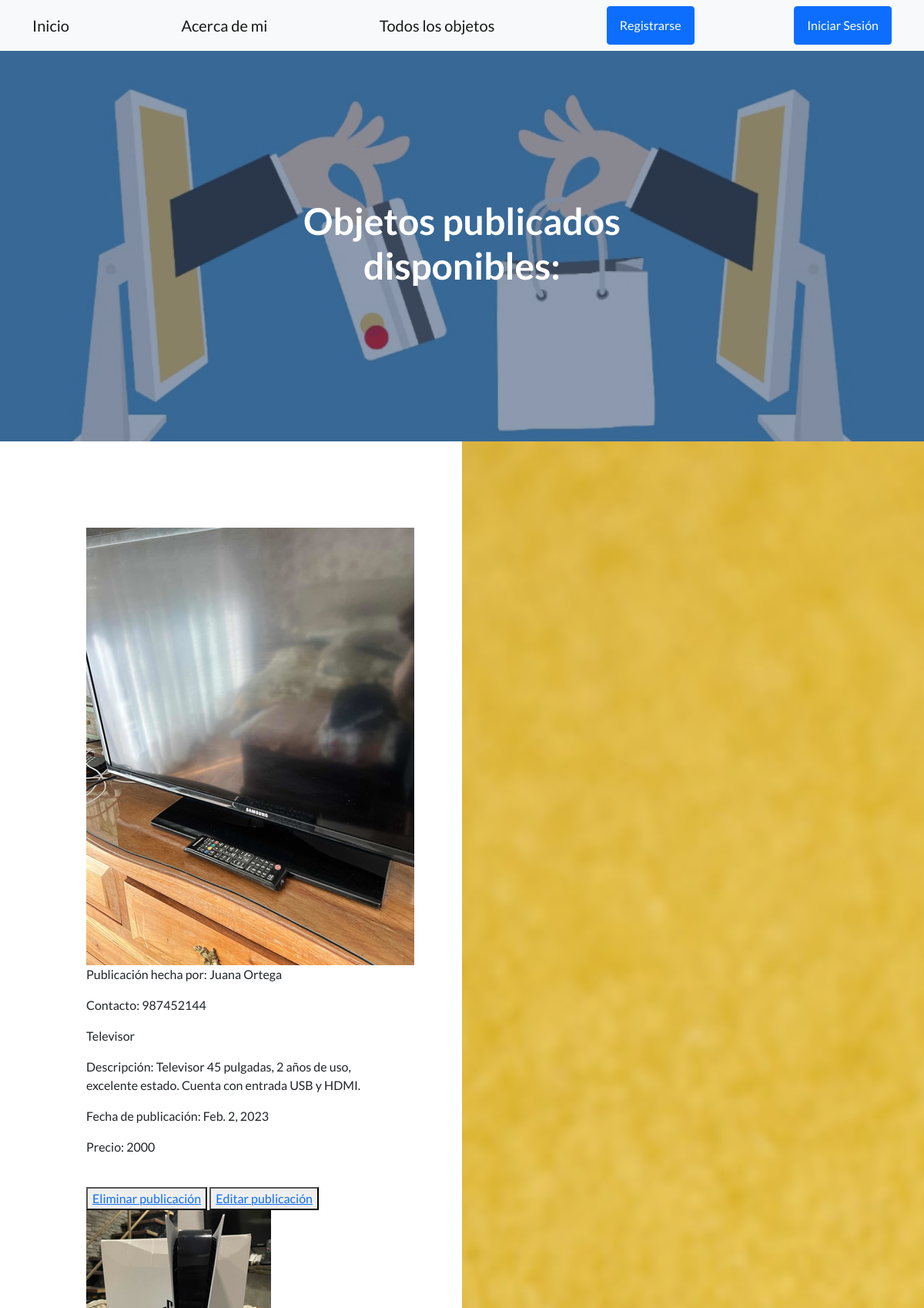
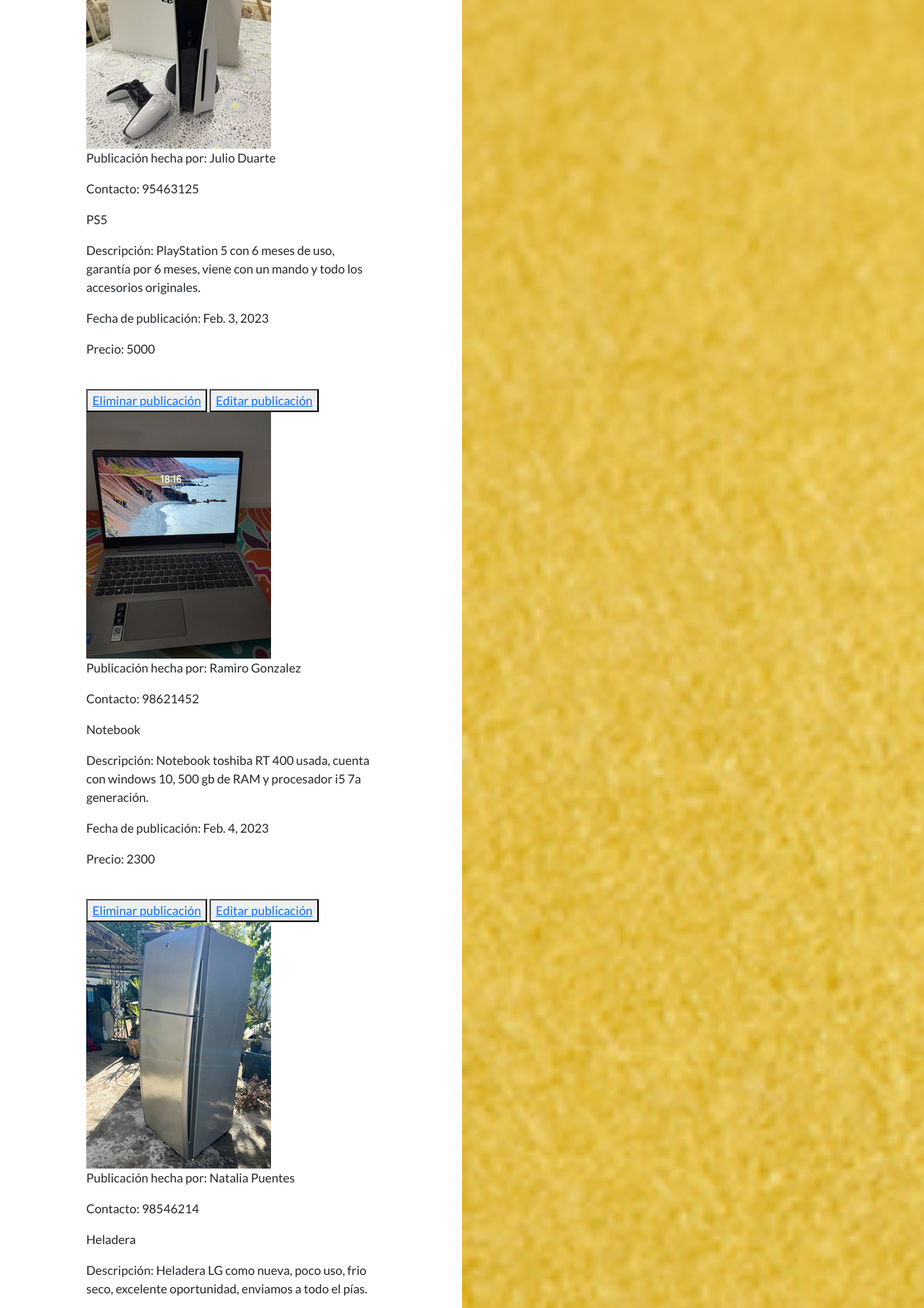
Screenshot of /AppCoder/verobjetos (upper part) with the database file from the repository (2 pictures, top to bottom).
### AppCoder/models.py (models this page shows, shortened)
class ObjetoVenta(models.Model):
    nombre = models.CharField(max_length=60, null=True)
    apellido = models.CharField(max_length=60, null=True)
    contacto = models.IntegerField(blank=True, null=True)
    objeto = models.CharField(max_length=60)
    descripcion = models.TextField(max_length=300)
    fecha = models.DateField()
    precio = models.IntegerField(blank=True, null=True)
    imagen = models.ImageField(upload_to="imagenes", null=True, blank=True)

### AppCoder/views.py (the view)
# urls.py: path('verobjetos', verObjetos, name="Verobjetos"),
def verObjetos(request):
    objetos = ObjetoVenta.objects.all()
    contexto = {"objects": objetos}
    return render(request, 'AppCoder/verObjetos.html', contexto)

### AppCoder/templates/AppCoder/verObjetos.html (shortened to what this page needs)
{% extends "AppCoder/padre.html" %}
{% load static %}
{% block principal %}
<h1>Objetos publicados disponibles:</h1>
{% endblock %}
{% block body %}
{% for obj in objects %}
<img src="{{obj.imagen.url}}" alt="No hay imágen">
<p>Publicación hecha por: {{obj.nombre}} {{obj.apellido}}</p>
<p>Contacto: {{obj.contacto}}</p>
<p>{{obj.objeto}}</p>
<p>Descripción: {{obj.descripcion}}</p>
<p>Fecha de publicación: {{obj.fecha}}</p>
<p>Precio: {{obj.precio}}</p>
<br>
<button>
    <a href="{% url 'Eliminarobjeto' obj.objeto %}">Eliminar publicación</a>
</button>
<button>
    <a href="{% url 'Editarobjeto' obj.objeto %}">Editar publicación</a>
</button>
{% endfor %}
{% endblock %}

### AppCoder/templates/AppCoder/padre.html (shortened to what this page needs)
<!DOCTYPE html>
<html lang="en">
    <head>
        {% load static %}
        <link href="https://cdn.jsdelivr.net/npm/bootstrap-icons@1.5.0/font/bootstrap-icons.css" rel="stylesheet" type="text/css" />
        <link href="{% static 'AppCoder/css/styles.css' %}" rel="stylesheet" />
    </head>
    <body>
        <nav class="navbar navbar-light bg-light static-top">
            <div class="container">
                <a class="navbar-brand" href="{% url 'Inicio' %}">Inicio</a>
                <a class="navbar-brand" href="{% url 'About' %}">Acerca de mi</a>
                <a class="navbar-brand" href="{% url 'Verobjetos' %}">Todos los objetos</a>
                {% if request.user.is_authenticated %}
                <a class="navbar-brand" href="{% url 'Venta' %}">Publicar objeto</a>
                <a class="btn btn-primary" href="{% url 'EditarUsuario'  %}">Editar Usuario</a>
                <a class="btn btn-primary" href="{% url 'Logout'  %}">Cerrar Sesión</a>
                <p>Sesión iniciada como: {{user.first_name}} {{user.last_name}}</p>
                {% else %}
                <a class="btn btn-primary" href="{% url 'Register'  %}">Registrarse</a>
                <a class="btn btn-primary" href="{% url 'Login'  %}">Iniciar Sesión</a>
                {% endif %}
            </div>
        </nav>
        <header class="masthead">
            <div class="container position-relative">
                <div class="row justify-content-center">
                    <div class="col-xl-6">
                        <div class="text-center text-white">
                            {% block principal %}
                            {% endblock %}
                        </div>
                    </div>
                </div>
            </div>
        </header>
        <section class="showcase">
            <div class="container-fluid p-0">
                <div class="row g-0">
                    <div class="col-lg-6 order-lg-2 text-white showcase-img" style="background-image: url('assets/img/bg-showcase-1.jpg')"></div>
                    <div class="col-lg-6 order-lg-1 my-auto showcase-text">
                        {% block body %}
                        {% endblock %}
                    </div>
                </div>
        </section>
    </body>
</html>

### rows the page displays
ObjetoVenta: imagen (picture), nombre "Juana", apellido "Ortega", contacto "987452144", objeto "Televisor", descripcion "Televisor 45 pulgadas, 2 años de uso, excelente estado. Cuenta con entrada USB y HDMI.", fecha "Feb. 2, 2023", precio "2000"
ObjetoVenta: imagen (picture), nombre "Julio", apellido "Duarte", contacto "95463125", objeto "PS5", descripcion "PlayStation 5 con 6 meses de uso, garantía por 6 meses, viene con un mando y todo los accesorios originales.", fecha "Feb. 3, 2023", precio "5000"
ObjetoVenta: imagen (picture), nombre "Ramiro", apellido "Gonzalez", contacto "98621452", objeto "Notebook", descripcion "Notebook toshiba RT 400 usada, cuenta con windows 10, 500 gb de RAM y procesador i5 7a generación.", fecha "Feb. 4, 2023", precio "2300"
ObjetoVenta: imagen (picture), nombre "Natalia", apellido "Puentes", contacto "98546214", objeto "Heladera", descripcion "Heladera LG como nueva, poco uso, frio seco, excelente oportunidad, enviamos a todo el pías."
